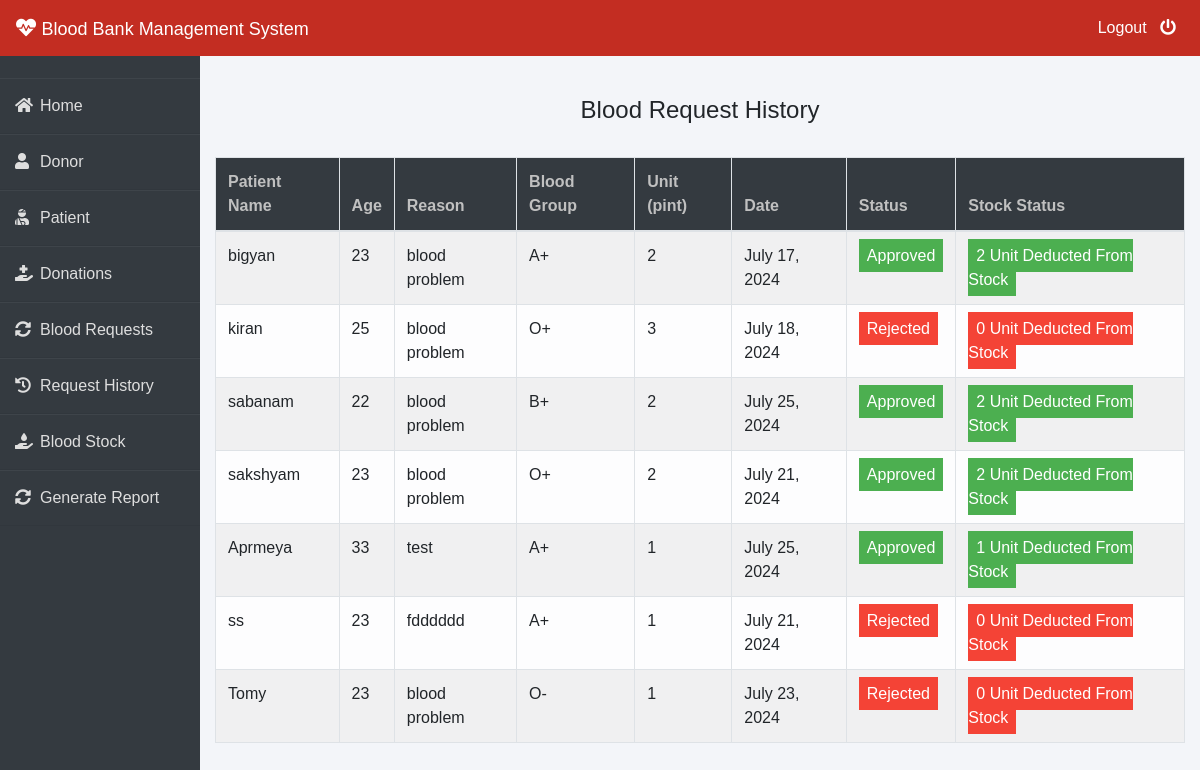
The page /admin-request-history (signed in) on the database its author committed.
### blood/models.py (models this page shows, shortened)
class BloodRequest(models.Model):
    request_by_patient=models.ForeignKey(pmodels.Patient,null=True,on_delete=models.CASCADE)
    request_by_donor=models.ForeignKey(dmodels.Donor,null=True,on_delete=models.CASCADE)
    patient_name=models.CharField(max_length=30)
    patient_age=models.PositiveIntegerField()
    reason=models.CharField(max_length=500)
    bloodgroup=models.CharField(max_length=10)
    unit=models.PositiveIntegerField(default=0)
    status=models.CharField(max_length=20,default="Pending")
    date_approved = models.DateField(null=True)
    date=models.DateField(auto_now=True)

### blood/views.py (the view)
# urls.py: path('admin-request-history', views.admin_request_history_view,name='admin-request-history'),
@login_required(login_url='adminlogin')
def admin_request_history_view(request):
    requests=models.BloodRequest.objects.all().exclude(status='Pending')
    return render(request,'blood/admin_request_history.html',{'requests':requests})

### templates/blood/admin_request_history.html (shortened to what this page needs)
{% extends 'blood/adminbase.html' %}
{% block content %}
{% load widget_tweaks %}
{%load static%}
<head>
</head>
<br><br>
<div class="container">
    <H4 class="text-center">Blood Request History</H4><br>
    <table class="table table-light table-hover table-bordered table-striped">
        <thead class="bg-dark">
            <tr>
                <th scope="col" style="color: rgb(192, 192, 192);">Patient Name</th>
                <th scope="col" style="color: rgb(192, 192, 192);">Age</th>
                <th scope="col" style="color: rgb(192, 192, 192);">Reason</th>
                <th scope="col" style="color: rgb(192, 192, 192);">Blood Group</th>
                <th scope="col" style="color: rgb(192, 192, 192);">Unit (pint)</th>
                <th scope="col" style="color: rgb(192, 192, 192);">Date</th>
                <th scope="col" style="color: rgb(192, 192, 192);">Status</th>
                <th scope="col" style="color: rgb(192, 192, 192);">Stock Status</th>
            </tr>
        </thead>
        <tbody>
            {% for t in requests %}
            <tr>
                <td> {{t.patient_name}}</td>
                <td>{{t.patient_age}}</td>
                <td>{{t.reason}}</td>
                <td>{{t.bloodgroup}}</td>
                <td>{{t.unit}}</td>
                <td>{{t.date}}</td>
                {% if t.status == 'Approved' %}
                <td><span class="label success"> Approved</span></td>
                <td><span class="label success"> {{t.unit}} Unit Deducted From Stock</span></td>
                {% else %}
                <td><span class="label danger">Rejected</span></td>
                <td><span class="label danger"> 0 Unit Deducted From Stock</span></td>
                {% endif %}
            </tr>
            {% endfor %}
        </tbody>
    </table>
</div>
{% endblock content %}

### templates/blood/adminbase.html (style rules this page uses)
* { margin: 0; padding: 0; box-sizing: border-box; list-style: none; text-decoration: none; font-family: 'Josefin Sans', sans-serif; }
body { background-color: #f3f5f9; }

### templates/blood/admin_request_history.html (style rules this page uses)
.label { color: white; padding: 8px; }
.success { background-color: #4CAF50; }
.danger { background-color: #f44336; }

### rows shown on the page
BloodRequest: patient_name "bigyan", patient_age "23", reason "blood problem", bloodgroup "A+", unit "2", date "July 17, 2024"
BloodRequest: patient_name "kiran", patient_age "25", reason "blood problem", bloodgroup "O+", unit "3", date "July 18, 2024", status "Rejected"
BloodRequest: patient_name "sabanam", patient_age "22", reason "blood problem", bloodgroup "B+", unit "2", date "July 25, 2024"
BloodRequest: patient_name "sakshyam", patient_age "23", reason "blood problem", bloodgroup "O+", unit "2", date "July 21, 2024"
BloodRequest: patient_name "Aprmeya", patient_age "33", reason "test", bloodgroup "A+", unit "1", date "July 25, 2024"
BloodRequest: patient_name "ss", patient_age "23", reason "fdddddd", bloodgroup "A+", unit "1", date "July 21, 2024", status "Rejected"
BloodRequest: patient_name "Tomy", patient_age "23", reason "blood problem", bloodgroup "O-", unit "1", date "July 23, 2024", status "Rejected"
